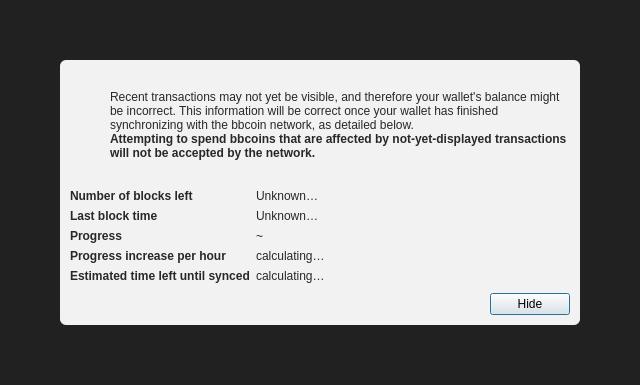
<?xml version="1.0" encoding="UTF-8"?>
<ui version="4.0">
 <class>ModalOverlay</class>
 <widget class="QWidget" name="ModalOverlay">
  <property name="geometry">
   <rect>
    <x>0</x>
    <y>0</y>
    <width>640</width>
    <height>385</height>
   </rect>
  </property>
  <property name="windowTitle">
   <string>Form</string>
  </property>
  <layout class="QVBoxLayout" name="verticalLayout" stretch="0">
   <property name="sizeConstraint">
    <enum>QLayout::SetDefaultConstraint</enum>
   </property>
   <property name="leftMargin">
    <number>0</number>
   </property>
   <property name="topMargin">
    <number>0</number>
   </property>
   <property name="rightMargin">
    <number>0</number>
   </property>
   <property name="bottomMargin">
    <number>0</number>
   </property>
   <item>
    <widget class="QWidget" name="bgWidget" native="true">
     <property name="styleSheet">
      <string notr="true">#bgWidget { background: rgba(0,0,0,220); }</string>
     </property>
     <layout class="QVBoxLayout" name="verticalLayoutMain" stretch="1">
      <property name="leftMargin">
       <number>60</number>
      </property>
      <property name="topMargin">
       <number>60</number>
      </property>
      <property name="rightMargin">
       <number>60</number>
      </property>
      <property name="bottomMargin">
       <number>60</number>
      </property>
      <item>
       <widget class="QWidget" name="contentWidget" native="true">
        <property name="styleSheet">
         <string notr="true">#contentWidget { background: rgba(255,255,255,240); border-radius: 6px; }

QLabel { color: rgb(40,40,40);  }</string>
        </property>
        <layout class="QVBoxLayout" name="verticalLayoutSub" stretch="1,0,0,0">
         <property name="spacing">
          <number>0</number>
         </property>
         <property name="leftMargin">
          <number>10</number>
         </property>
         <property name="topMargin">
          <number>10</number>
         </property>
         <property name="rightMargin">
          <number>10</number>
         </property>
         <property name="bottomMargin">
          <number>10</number>
         </property>
         <item>
          <layout class="QHBoxLayout" name="horizontalLayoutIconText" stretch="0,1">
           <property name="topMargin">
            <number>20</number>
           </property>
           <item>
            <layout class="QVBoxLayout" name="verticalLayoutIcon">
             <property name="leftMargin">
              <number>0</number>
             </property>
             <item>
              <widget class="QPushButton" name="warningIcon">
               <property name="enabled">
                <bool>false</bool>
               </property>
               <property name="text">
                <string/>
               </property>
               <property name="icon">
                <iconset>
                 <normaloff>:/icons/warning</normaloff>
                 <disabledoff>:/icons/warning</disabledoff>:/icons/warning</iconset>
               </property>
               <property name="iconSize">
                <size>
                 <width>48</width>
                 <height>48</height>
                </size>
               </property>
               <property name="flat">
                <bool>true</bool>
               </property>
              </widget>
             </item>
             <item>
              <spacer name="verticalSpacerWarningIcon">
               <property name="orientation">
                <enum>Qt::Vertical</enum>
               </property>
               <property name="sizeHint" stdset="0">
                <size>
                 <width>20</width>
                 <height>40</height>
                </size>
               </property>
              </spacer>
             </item>
            </layout>
           </item>
           <item>
            <layout class="QVBoxLayout" name="verticalLayoutInfoText">
             <property name="leftMargin">
              <number>0</number>
             </property>
             <property name="topMargin">
              <number>0</number>
             </property>
             <item>
              <widget class="QLabel" name="infoText">
               <property name="text">
                <string>Recent transactions may not yet be visible, and therefore your wallet's balance might be incorrect. This information will be correct once your wallet has finished synchronizing with the bbcoin network, as detailed below.</string>
               </property>
               <property name="textFormat">
                <enum>Qt::RichText</enum>
               </property>
               <property name="wordWrap">
                <bool>true</bool>
               </property>
              </widget>
             </item>
             <item>
              <widget class="QLabel" name="infoTextStrong">
               <property name="font">
                <font>
                 <weight>75</weight>
                 <bold>true</bold>
                </font>
               </property>
               <property name="text">
                <string>Attempting to spend bbcoins that are affected by not-yet-displayed transactions will not be accepted by the network.</string>
               </property>
               <property name="textFormat">
                <enum>Qt::RichText</enum>
               </property>
               <property name="wordWrap">
                <bool>true</bool>
               </property>
              </widget>
             </item>
             <item>
              <spacer name="verticalSpacerInTextSpace">
               <property name="orientation">
                <enum>Qt::Vertical</enum>
               </property>
               <property name="sizeHint" stdset="0">
                <size>
                 <width>20</width>
                 <height>40</height>
                </size>
               </property>
              </spacer>
             </item>
            </layout>
           </item>
          </layout>
         </item>
         <item>
          <spacer name="verticalSpacerAfterText">
           <property name="orientation">
            <enum>Qt::Vertical</enum>
           </property>
           <property name="sizeHint" stdset="0">
            <size>
             <width>20</width>
             <height>40</height>
            </size>
           </property>
          </spacer>
         </item>
         <item>
          <layout class="QFormLayout" name="formLayout">
           <property name="fieldGrowthPolicy">
            <enum>QFormLayout::FieldsStayAtSizeHint</enum>
           </property>
           <property name="horizontalSpacing">
            <number>6</number>
           </property>
           <property name="verticalSpacing">
            <number>6</number>
           </property>
           <property name="topMargin">
            <number>10</number>
           </property>
           <item row="0" column="0">
            <widget class="QLabel" name="labelNumberOfBlocksLeft">
             <property name="font">
              <font>
               <weight>75</weight>
               <bold>true</bold>
              </font>
             </property>
             <property name="text">
              <string>Number of blocks left</string>
             </property>
            </widget>
           </item>
           <item row="0" column="1">
            <widget class="QLabel" name="numberOfBlocksLeft">
             <property name="text">
              <string>Unknown…</string>
             </property>
            </widget>
           </item>
           <item row="1" column="0">
            <widget class="QLabel" name="labelLastBlockTime">
             <property name="font">
              <font>
               <weight>75</weight>
               <bold>true</bold>
              </font>
             </property>
             <property name="text">
              <string>Last block time</string>
             </property>
            </widget>
           </item>
           <item row="1" column="1">
            <widget class="QLabel" name="newestBlockDate">
             <property name="sizePolicy">
              <sizepolicy hsizetype="Maximum" vsizetype="Preferred">
               <horstretch>0</horstretch>
               <verstretch>0</verstretch>
              </sizepolicy>
             </property>
             <property name="text">
              <string>Unknown…</string>
             </property>
            </widget>
           </item>
           <item row="2" column="0">
            <widget class="QLabel" name="labelSyncDone">
             <property name="font">
              <font>
               <weight>75</weight>
               <bold>true</bold>
              </font>
             </property>
             <property name="text">
              <string>Progress</string>
             </property>
            </widget>
           </item>
           <item row="2" column="1">
            <layout class="QHBoxLayout" name="horizontalLayoutSync" stretch="0,1">
             <item>
              <widget class="QLabel" name="percentageProgress">
               <property name="text">
                <string notr="true">~</string>
               </property>
              </widget>
             </item>
            </layout>
           </item>
           <item row="4" column="0">
            <widget class="QLabel" name="labelProgressIncrease">
             <property name="font">
              <font>
               <weight>75</weight>
               <bold>true</bold>
              </font>
             </property>
             <property name="text">
              <string>Progress increase per hour</string>
             </property>
            </widget>
           </item>
           <item row="4" column="1">
            <widget class="QLabel" name="progressIncreasePerH">
             <property name="text">
              <string>calculating…</string>
             </property>
            </widget>
           </item>
           <item row="5" column="0">
            <widget class="QLabel" name="labelEstimatedTimeLeft">
             <property name="font">
              <font>
               <weight>75</weight>
               <bold>true</bold>
              </font>
             </property>
             <property name="text">
              <string>Estimated time left until synced</string>
             </property>
            </widget>
           </item>
           <item row="5" column="1">
            <widget class="QLabel" name="expectedTimeLeft">
             <property name="text">
              <string>calculating…</string>
             </property>
            </widget>
           </item>
          </layout>
         </item>
         <item>
          <layout class="QHBoxLayout" name="horizontalLayoutButtons">
           <property name="leftMargin">
            <number>10</number>
           </property>
           <property name="topMargin">
            <number>10</number>
           </property>
           <item>
            <spacer name="horizontalSpacer">
             <property name="orientation">
              <enum>Qt::Horizontal</enum>
             </property>
             <property name="sizeHint" stdset="0">
              <size>
               <width>40</width>
               <height>20</height>
              </size>
             </property>
            </spacer>
           </item>
           <item>
            <widget class="QPushButton" name="closeButton">
             <property name="text">
              <string>Hide</string>
             </property>
             <property name="shortcut">
              <string>Esc</string>
             </property>
             <property name="focusPolicy">
              <enum>Qt::StrongFocus</enum>
             </property>
             <property name="default">
              <bool>true</bool>
             </property>
            </widget>
           </item>
          </layout>
         </item>
        </layout>
       </widget>
      </item>
     </layout>
    </widget>
   </item>
  </layout>
 </widget>
 <resources/>
 <connections/>
</ui>
